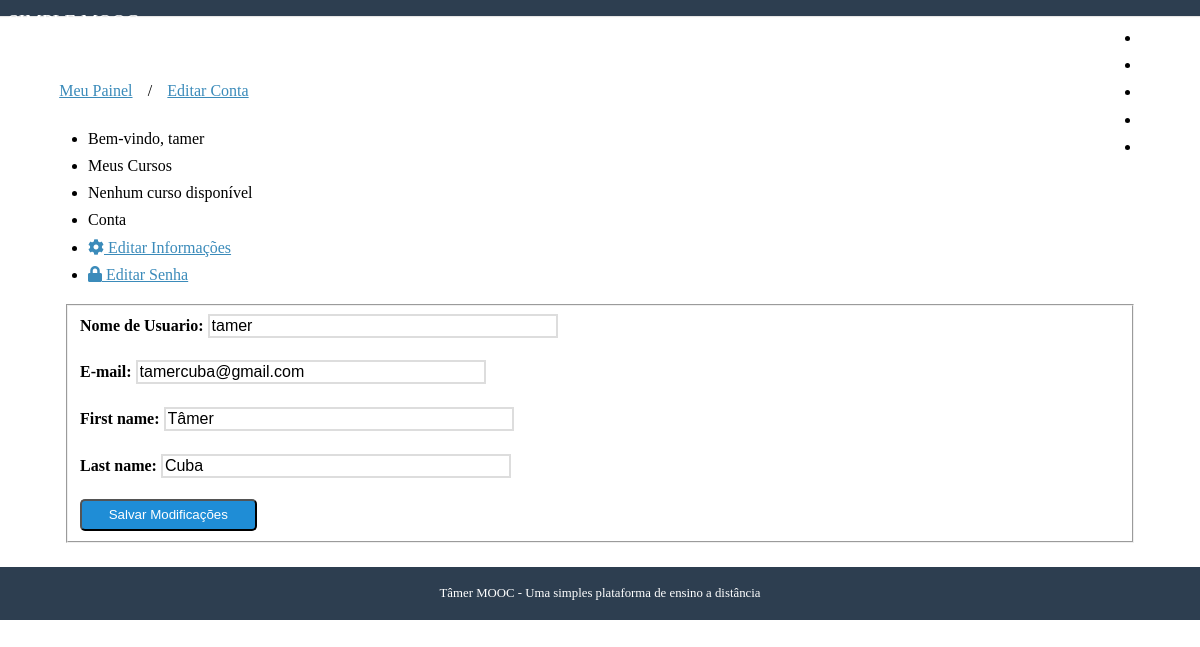
/conta/editar/ (signed in), run on an earlier commit of the app's database.
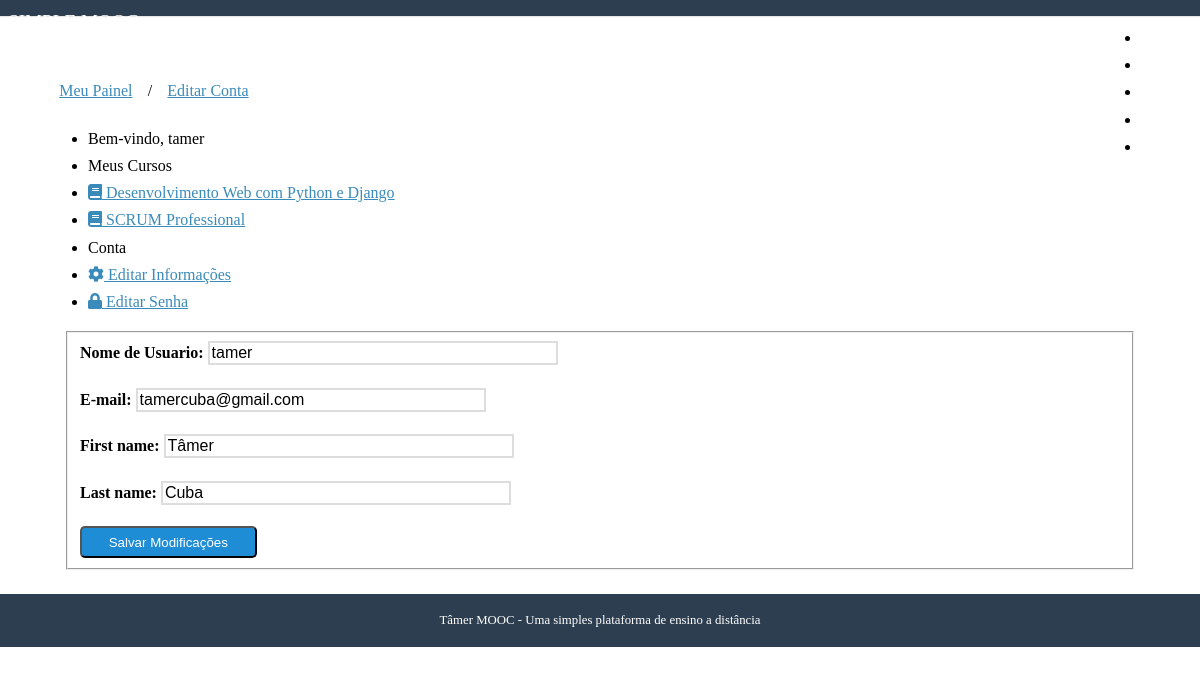
And on a later commit of the database.
### accounts/models.py (models this page shows, shortened)
class User(AbstractUser, PermissionError):
    username    = models.CharField(
        'Nome de Usuario', max_length=30, unique=True,
        validators=[validators.RegexValidator(re.compile('^[\w.@+-]+$'),
            'O nome de usuário só pode conter letras, digitos ou os seguintes caracteres: @/./+/-/_','invalid')]
    )
    email       = models.EmailField('E-mail', unique=True)
    name        = models.CharField('Nome', max_length=100, blank = True)
    is_active   = models.BooleanField('Está ativo?', blank=True, default= True)
    is_staff    = models.BooleanField('É da equipe?', blank = True, default=False)
    date_joined = models.DateTimeField('Data de entrada', auto_now_add=True)
    objects = UserManager()
    USERNAME_FIELD = 'username'
    REQUIRED_FIELDS = ['email']
    def __str__(self):
        return self.name or self.username
    class Meta:
        verbose_name = 'Usuário'
        verbose_name_plural = 'Usuários'

### courses/models.py (models this page shows, shortened)
class Enrollment(models.Model):
    STATUS_CHOICE = (
        (0, 'Pendente'), (1, 'Aprovado'), (2, 'Cancelado'),
    )
    user          = models.ForeignKey(
        settings.AUTH_USER_MODEL, verbose_name='Usuário', related_name='enrollments', on_delete=models.NOT_PROVIDED
    )
    course        = models.ForeignKey(
        Course, verbose_name='Curso', related_name='enrollments', on_delete=models.NOT_PROVIDED
    )
    status        = models.IntegerField(
        'Situação', choices=STATUS_CHOICE, default=0, blank=True
    )
    created_at    = models.DateTimeField('Criado em', auto_now_add=True)
    apdated_at    = models.DateTimeField('Atualizado em', auto_now = True)
    class Meta:
        verbose_name        = 'Inscrição'
        verbose_name_plural = 'Inscrições'
        unique_together     = (('user', 'course'),)

class Course(models.Model):
    name          = models.CharField('Nome', max_length = 100)
    slug          = models.SlugField('Atalho')
    about         = models.CharField('Descrição breve', blank = True, max_length = 250)
    description   = models.TextField('Descrição completa', blank = True)
    start_date    = models.DateField(
        'Data de Início', null = True, blank = True
    )                                                                           #blank = True diz que não é obrigatório preender
    image         = models.ImageField(
        upload_to = 'courses/images', verbose_name = 'Imagem', null = True, blank = True
    )
    created_at    = models.DateTimeField('Criado em', auto_now_add=True)
    updated_at    = models.DateTimeField('Atualizado em', auto_now=True)
    objects       = CourseManager()
    def __str__(self):
        return(self.name)
    class Meta:
        verbose_name        = 'Curso'
        verbose_name_plural = 'Cursos'
        ordering            = ['name']

### accounts/views.py (the view)
# urls.py: path('editar/', views.edit , name='edit'),
@login_required
def edit(request):
    template_name = 'edit.html'
    context = {}
    if request.method == 'POST':
        form = EditAccountForm(request.POST, instance=request.user)
        if form.is_valid():
            form.save()
            messages.success(request, 'Os dados da sua conta foram alterados com sucesso')
            return redirect('accounts:dashboard')
    else:
        form = EditAccountForm(instance=request.user)
    context['form'] = form
    return render(request, template_name, context)

### accounts/forms.py
class EditAccountForm(forms.ModelForm):
    class Meta:
        model = User
        fields = ['username','email' ,'first_name' , 'last_name']

### courses/templatetags/courses_tags.py (called while the page is built)
@register.simple_tag
def load_my_courses(user):
    return Enrollment.objects.filter(user=user)

### accounts/templates/edit.html (shortened to what this page needs)
{% extends "dashboard.html" %}
{% block breadcrumb %}
    {{ block.super }}
    <li>/</li>
    <li><a href="{% url 'accounts:edit' %}">Editar Conta</a></li>
{% endblock %}
{% block dashboard_content %}
<form class="pure-form pure-form-stacked" method="post">
    <fieldset>
        {% for field in form %}
        <div class="pure-control-group">
            {{ field.label_tag }}
            {{ field }}
        </div>
        {% endfor %}
        <div class="pure-controls">
            <button type="submit" class="pure-button pure-button-primary">Salvar Modificações</button>
        </div>
    </fieldset>
</form>
{% endblock %}

### accounts/templates/dashboard.html (shortened to what this page needs)
{% extends "base.html" %}
{% load courses_tags %}
{% block content %}
{% load_my_courses user as enrollments %}
<div class="pure-g-r content-ribbon">
    <div class="pure-u-1">
        <ul class="breadcrumb">
            {% block breadcrumb %}
            <li><a href="{% url 'accounts:dashboard' %}">Meu Painel</a></li>
            {% endblock %}
        </ul>
    </div>
    <div class="pure-u-1-3">
        <div class="pure-menu pure-menu-open">
            <ul>
                <li class= "pure-menu-heading">Bem-vindo, {{ user }}</li>
                {% block menu_options %}
                    <li class="pure-menu-heading">Meus Cursos</li>
                    {% for enrollment in enrollments %}
                        <li><a href="{% url 'courses:announcements' enrollment.course.slug %}">
                            <i class="fas fa-book"></i> {{ enrollment.course }}</a></li>
                        {% empty %}
                            <li>Nenhum curso disponível</li>
                    {% endfor %}
                    <li class="pure-menu-heading"> Conta </li>
                    <li><a href="{% url 'accounts:edit' %}"><i class="fas fa-cog"></i> Editar Informações </a></li>
                    <li><a href="{% url 'accounts:edit_password' %}"><i class="fas fa-lock"></i> Editar Senha</a></li>
                {% endblock %}
            </ul>
        </div>
    </div>
    <div class="pure-u-2-3">
        <div class="inner">
            {% block dashboard_content %}{% endblock %}
        </div>
    </div>
</div>
{% endblock %}

What changed in the data, as far as the page shows it:
added Enrollment: course "Desenvolvimento Web com Python e Django"
added Enrollment: course "SCRUM Professional"
Also different on the page:
text no longer shown: "Nenhum curso disponível"
